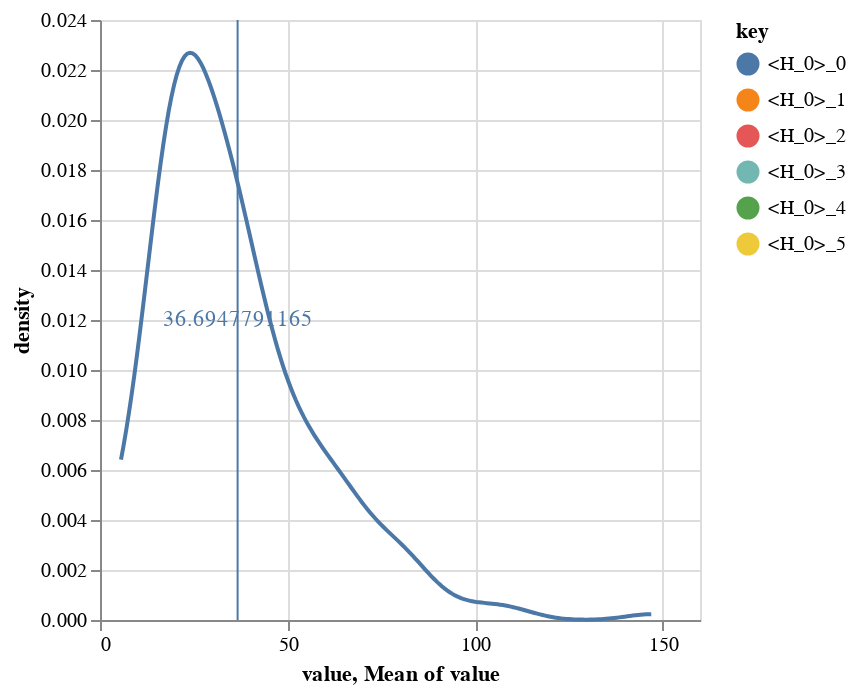

The cell this chart's notebook holds for it:
### Code cell
alt.Chart(patch_lengths).transform_fold(
    [
        '<H_0>_0', '<H_0>_1', '<H_0>_2', '<H_0>_3', '<H_0>_4', '<H_0>_5'
    ]
).transform_density(
    density='value',
    groupby=['key'],
    as_=['value', 'density']
).mark_line().encode(
    alt.X('value:Q', axis=alt.Axis(values=[-200, -150, -100, -50, 0, 50, 100, 150, 200, 250, 300, 350, 400])),
    alt.Y('density:Q'),
    alt.Color('key:N')
) + alt.Chart(patch_lengths).transform_fold(
    [
        '<H_0>_0', '<H_0>_1', '<H_0>_2', '<H_0>_3', '<H_0>_4', '<H_0>_5'
    ]
).mark_rule().encode(
    alt.X('mean(value):Q', axis=alt.Axis(values=[-200, -150, -100, -50, 0, 50, 100, 150, 200, 250, 300, 350, 400])),
    alt.Color('key:N')
) + alt.Chart(patch_lengths.round(2)).transform_fold(
    [
        '<H_0>_0', '<H_0>_1', '<H_0>_2', '<H_0>_3', '<H_0>_4', '<H_0>_5'
    ]
).mark_text().encode(
    alt.X('mean(value):Q', axis=alt.Axis(values=[-200, -150, -100, -50, 0, 50, 100, 150, 200, 250, 300, 350, 400])),
    alt.Color('key:N'),
    alt.Text('mean(value):Q')
)

### Figure 1 — Vega-Lite specification as saved in the notebook (floating-point values rounded to 4 significant figures; data arrays with more than 128 entries replaced by an {"elided": "..."} marker saying what was removed)
{"config": {"view": {"continuousWidth": 300, "continuousHeight": 300}}, "layer": [{"mark": {"type": "line"}, "encoding": {"color": {"field": "key", "type": "nominal"}, "x": {"axis": {"values": [-200, -150, -100, -50, 0, 50, 100, 150, 200, 250, 300, 350, 400]}, "field": "value", "type": "quantitative"}, "y": {"field": "density", "type": "quantitative"}}, "transform": [{"fold": ["<H_0>_0", "<H_0>_1", "<H_0>_2", "<H_0>_3", "<H_0>_4", "<H_0>_5"]}, {"density": "value", "groupby": ["key"], "as": ["value", "density"]}]}, {"mark": {"type": "rule"}, "encoding": {"color": {"field": "key", "type": "nominal"}, "x": {"aggregate": "mean", "axis": {"values": [-200, -150, -100, -50, 0, 50, 100, 150, 200, 250, 300, 350, 400]}, "field": "value", "type": "quantitative"}}, "transform": [{"fold": ["<H_0>_0", "<H_0>_1", "<H_0>_2", "<H_0>_3", "<H_0>_4", "<H_0>_5"]}]}, {"data": {"name": "data-cd9497cd7280664293ff530752a093b6"}, "mark": {"type": "text"}, "encoding": {"color": {"field": "key", "type": "nominal"}, "text": {"aggregate": "mean", "field": "value", "type": "quantitative"}, "x": {"aggregate": "mean", "axis": {"values": [-200, -150, -100, -50, 0, 50, 100, 150, 200, 250, 300, 350, 400]}, "field": "value", "type": "quantitative"}}, "transform": [{"fold": ["<H_0>_0", "<H_0>_1", "<H_0>_2", "<H_0>_3", "<H_0>_4", "<H_0>_5"]}]}], "data": {"name": "data-8299d1208bed32364523905d6e3830b7"}, "$schema": "https://vega.github.io/schema/vega-lite/v5.20.1.json", "datasets": {"data-8299d1208bed32364523905d6e3830b7": {"elided": "255 records"}, "data-cd9497cd7280664293ff530752a093b6": {"elided": "255 records"}}}
